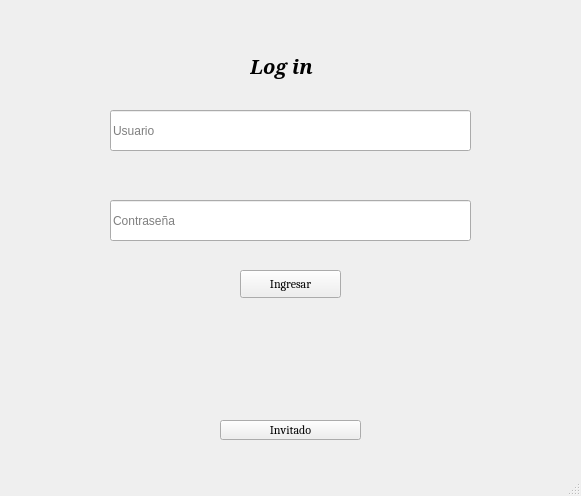
<?xml version="1.0" encoding="UTF-8"?>
<ui version="4.0">
 <class>MainWindow</class>
 <widget class="QMainWindow" name="MainWindow">
  <property name="geometry">
   <rect>
    <x>0</x>
    <y>0</y>
    <width>581</width>
    <height>496</height>
   </rect>
  </property>
  <property name="windowTitle">
   <string>MainWindow</string>
  </property>
  <widget class="QWidget" name="centralwidget">
   <widget class="QLineEdit" name="usuario">
    <property name="geometry">
     <rect>
      <x>110</x>
      <y>110</y>
      <width>361</width>
      <height>41</height>
     </rect>
    </property>
    <property name="placeholderText">
     <string>Usuario</string>
    </property>
   </widget>
   <widget class="QLineEdit" name="clave">
    <property name="geometry">
     <rect>
      <x>110</x>
      <y>200</y>
      <width>361</width>
      <height>41</height>
     </rect>
    </property>
    <property name="placeholderText">
     <string>Contraseña</string>
    </property>
   </widget>
   <widget class="QPushButton" name="boton_ingreso">
    <property name="geometry">
     <rect>
      <x>240</x>
      <y>270</y>
      <width>101</width>
      <height>28</height>
     </rect>
    </property>
    <property name="font">
     <font>
      <family>Cambria</family>
     </font>
    </property>
    <property name="text">
     <string>Ingresar</string>
    </property>
   </widget>
   <widget class="QPushButton" name="boton_invitado">
    <property name="geometry">
     <rect>
      <x>220</x>
      <y>420</y>
      <width>141</width>
      <height>20</height>
     </rect>
    </property>
    <property name="font">
     <font>
      <family>Cambria</family>
     </font>
    </property>
    <property name="text">
     <string>Invitado</string>
    </property>
   </widget>
   <widget class="QLabel" name="label">
    <property name="geometry">
     <rect>
      <x>250</x>
      <y>50</y>
      <width>101</width>
      <height>31</height>
     </rect>
    </property>
    <property name="font">
     <font>
      <family>Garamond</family>
      <pointsize>15</pointsize>
      <weight>75</weight>
      <italic>true</italic>
      <bold>true</bold>
     </font>
    </property>
    <property name="text">
     <string>Log in</string>
    </property>
   </widget>
  </widget>
  <widget class="QMenuBar" name="menubar">
   <property name="geometry">
    <rect>
     <x>0</x>
     <y>0</y>
     <width>581</width>
     <height>26</height>
    </rect>
   </property>
  </widget>
  <widget class="QStatusBar" name="statusbar"/>
 </widget>
 <resources/>
 <connections/>
</ui>
